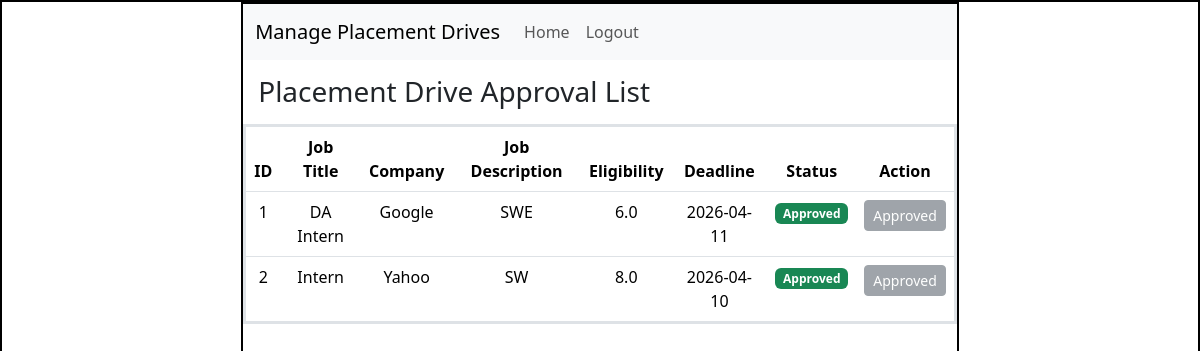
The app's page /admin/drives, older data.
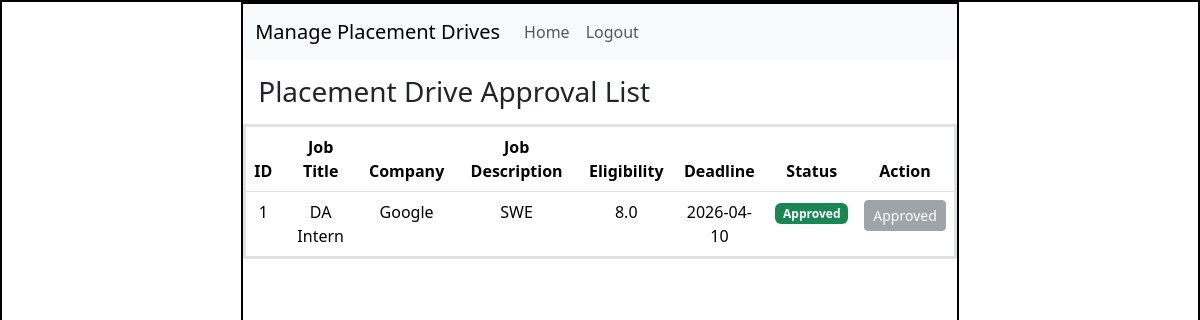
The same page, newer data.
### application/models.py (models this page shows)
class PlacementDrive(db.Model):
    __tablename__ = "placement_drive"   # ✅ IMPORTANT
    id = db.Column(db.Integer(), primary_key=True)
    company_id = db.Column(db.Integer(), db.ForeignKey('company.id'))
    job_title = db.Column(db.String(), nullable=False)
    description = db.Column(db.String())
    eligibility = db.Column(db.String())
    deadline = db.Column(db.String())
    status = db.Column(db.String(), default='pending')

class Company(db.Model):
    __tablename__ = "company"
    id = db.Column(db.Integer(), primary_key=True)
    user_id = db.Column(db.Integer(), db.ForeignKey('user.id'))  # ✅ FIXED TYPE
    company_name = db.Column(db.String(), nullable=False)
    hr_contact = db.Column(db.String())
    website = db.Column(db.String())
    status = db.Column(db.String(), default='pending')

### application/controllers.py (the view)
@app.route("/admin/drives")
def admin_drives():
    drives = PlacementDrive.query.all()
    companies = {c.id: c for c in Company.query.all()}
    return render_template(
        "admin_drives.html",
        drives=drives,
        companies=companies)

### templates/admin_drives.html (shortened to what this page needs)
<!DOCTYPE html>
<html lang="en">
<head>
    <link rel="stylesheet" href="/static/style.css">
    <link href="https://cdn.jsdelivr.net/npm/bootstrap@5.3.8/dist/css/bootstrap.min.css" rel="stylesheet">
</head>
<body>
    <div id="main">
        <div id="canvas">
            <nav class="navbar navbar-expand-lg bg-body-tertiary">
                <div class="container-fluid">
                    <a class="navbar-brand">Manage Placement Drives</a>
                    <div class="collapse navbar-collapse">
                        <ul class="navbar-nav me-auto">
                            <li class="nav-item">
                                <a class="nav-link" href="/admin/dashboard">Home</a>
                            </li>
                            <li class="nav-item">
                                <a class="nav-link" href="/logout">Logout</a>
                            </li>
                        </ul>
                    </div>
                </div>
            </nav>
            <div id="content">
                <h3 class="headings">Placement Drive Approval List</h3>
                <table class="table text-center border border-3">
                    <thead>
                        <tr>
                            <th>ID</th>
                            <th>Job Title</th>
                            <th>Company</th>
                            <th>Job Description</th>
                            <th>Eligibility</th>
                            <th>Deadline</th>
                            <th>Status</th>
                            <th>Action</th>
                        </tr>
                    </thead>
                    <tbody>
                        {% for d in drives %}
                        <tr>
                            <td>{{ d.id }}</td>
                            <td>{{ d.job_title }}</td>
                            <td>{{ companies[d.company_id].company_name }}</td>
                            <td>{{ d.description }}</td>
                            <td>{{ d.eligibility }}</td>
                            <td>{{ d.deadline }}</td>
                            <td>
                                {% if d.status == "approved" %}
                                    <span class="badge bg-success">Approved</span>
                                {% elif d.status == "rejected" %}
                                    <span class="badge bg-dark">Rejected</span>
                                {% else %}
                                    <span class="badge bg-warning">Pending</span>
                                {% endif %}
                            </td>
                            <td>
                                {% if d.status == "pending" %}
                                    <a href="/admin/drive/approve/{{ d.id }}"
                                       class="btn btn-success btn-sm">Approve</a>
                                    <a href="/admin/drive/reject/{{ d.id }}"
                                       class="btn btn-danger btn-sm">Reject</a>
                                    <a href="/admin/drive/delete/{{ d.id }}"
                                        class="btn btn-warning btn-sm">Delete</a>
                                {% elif d.status == "approved" %}
                                    <button class="btn btn-secondary btn-sm" disabled>
                                        Approved
                                    </button>
                                {% elif d.status == "rejected" %}
                                    <button class="btn btn-dark btn-sm" disabled>
                                        Rejected
                                    </button>
                                {% endif %}
                            </td>
                        </tr>
                        {% endfor %}
                    </tbody>
                </table>
            </div>
        </div>
    </div>
</body>
</html>

### static/style.css (style rules this page uses)
* { margin:0px; }
#main, #canvas { border: 2px solid black; }
#canvas { width:60%; height:780px; margin:auto; }
.headings { margin: 10px; padding: 5px; margin-top: 10px; }

Row changes from the older to the newer data that the page shows:
removed PlacementDrive: id "2", job_title "Intern", description "SW", eligibility "8.0", deadline "2026-04-10", status "Approved"
removed Company: company_name "Yahoo"
changed PlacementDrive "DA Intern": eligibility "6.0" → "8.0"; deadline "2026-04-11" → "2026-04-10"
